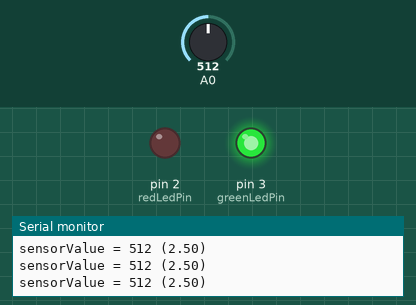
A sketch run on a simulated Arduino Uno, built with avr-gcc and run on an emulated ATmega328P. On the bench: output pins drawn as LEDs (lit = HIGH), the last lines printed to the serial monitor. The test bench sets the inputs (shaded band); at power-on: A0 = 512.

Above: at 1.2 s.
1.3 s: A0 set to 213
2.8 s: A0 set to 198
At 4.1 s:
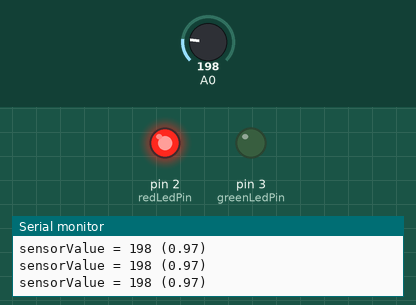
4.4 s: A0 set to 306
At 5.7 s:
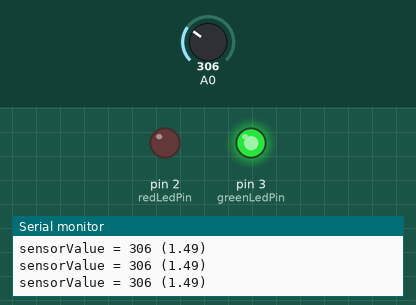
6.0 s: A0 set to 122
At 7.5 s:
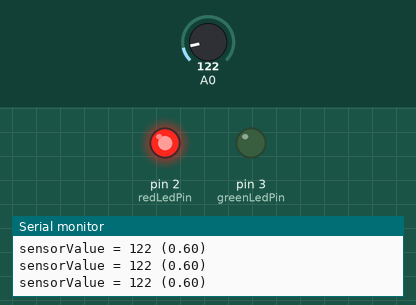
Timing chart, 0 to 8.6 s (numbered marks = the images above; inputs shaded):
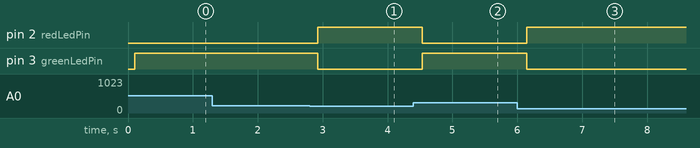

Measured:
- the behaviour switches between 205 and 204 on A0 (found by bisection; images 0 and 1)
- after the input at 2.8 s, pin 2 (redLedPin): LOW → HIGH after 0.12 s; pin 3 (greenLedPin): HIGH → LOW after 0.12 s
- after the input at 4.4 s, pin 2 (redLedPin): HIGH → LOW after 0.14 s; pin 3 (greenLedPin): LOW → HIGH after 0.14 s
- after the input at 6.0 s, pin 2 (redLedPin): LOW → HIGH after 0.15 s; pin 3 (greenLedPin): HIGH → LOW after 0.15 s

The sketch:

analog-read.ino
```cpp
// Pin number for the red led
const int redLedPin = 2;   // PD2
// Pin number for the green led
const int greenLedPin = 3; // PD3
// Delay between analog reads
const int delayMs = 100;

void setup() {
  // Use serial for debugging reasons
  Serial.begin(9600);

  // Set pin modes for digital pins
  pinMode(redLedPin, OUTPUT);
  pinMode(greenLedPin, OUTPUT);
}

void loop() {
  // Read value from the analog pin
  int sensorValue = analogRead(A0);
  // Convert analog value to voltage
  float voltage = sensorValue * (5.0 / 1024.0);

  // Print some debug information
  Serial.print("sensorValue = ");
  Serial.print(sensorValue);
  Serial.print(" (");
  Serial.print(voltage);
  Serial.println(")");

  delay(delayMs);

  // If voltage is over 1, turn off red led and turn on green led
  if (voltage > 1) {
    digitalWrite(redLedPin, LOW);
    digitalWrite(greenLedPin, HIGH);
  } else {
    // else turn on red led and turn off green led
    digitalWrite(redLedPin, HIGH);
    digitalWrite(greenLedPin, LOW);
  }
}
```
